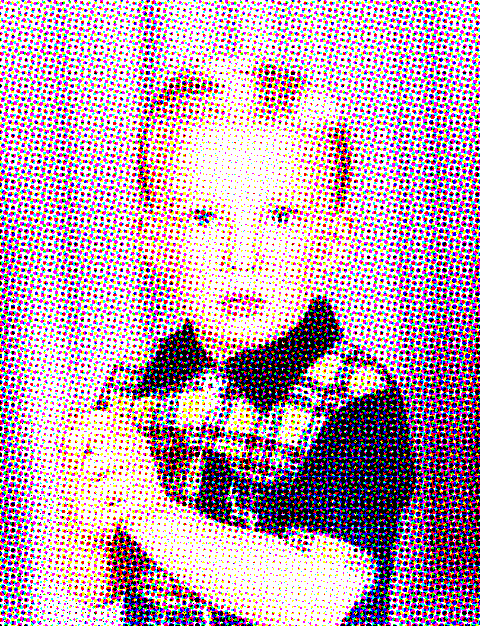
#> input picture DIP_HW3/inputs/P2/donald_childhood.png, 480 x 626 px, found by its file name
$ jupyter execute --allow-errors part_c.ipynb
#> lines starting #> are read from the running program, lines starting #| are printed output that depends on the picture
[cell 1]
import numpy as np
import matplotlib.pyplot as plt
import cv2

[cell 2]
path = 'F://Uni/992/Digital Image Processing/Homeworks/DIP_HW3/'
childhood = cv2.imread(path + 'inputs/P2/donald_childhood.png')
#> childhood is the input picture: shape (626, 480, 3); mean B, G, R 172.7, 158, 187.2

[cell 3]
def convolve2d(image, kernel):

    # Flip the kernel
    kernel = np.flipud(np.fliplr(kernel))
    # convolution output
    output = np.zeros_like(image)

    # Add zero padding to the input image
    image_padded = np.zeros((image.shape[0] + 4, image.shape[1] + 4, 3))
    image_padded[2:-2, 2:-2] = image
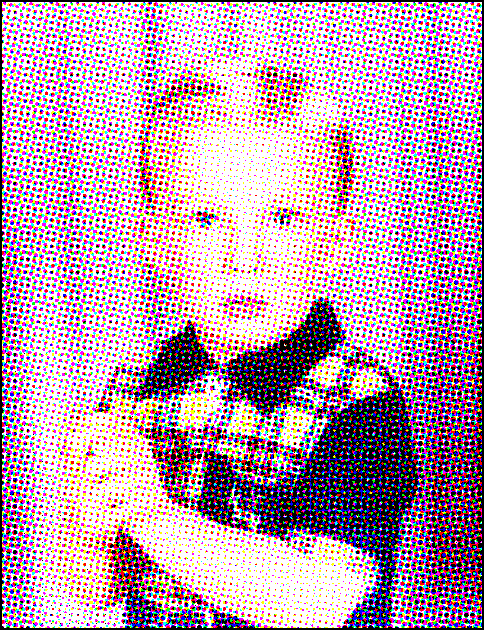
#> image_padded: shape (630, 484, 3) float64; mean B, G, R 170.2, 155.7, 184.4

    # Loop over every pixel of the image
    for d in range(3):
        for x in range(image.shape[1]):
            for y in range(image.shape[0]):
                # element-wise multiplication of the kernel and the image
                output[y, x, d] = (kernel * image_padded[y: y+5, x: x+5, d]).sum()
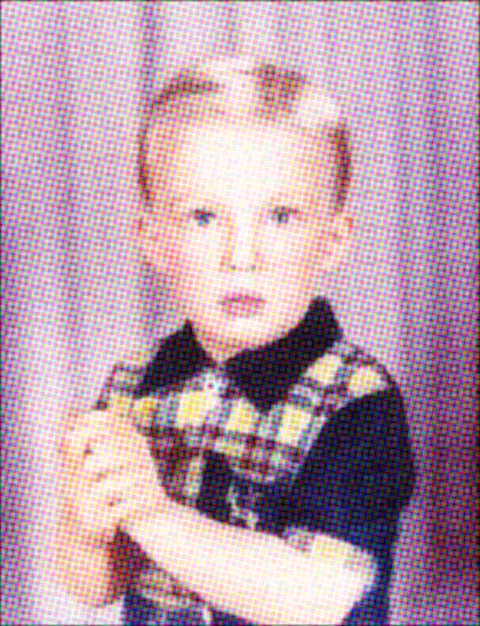
#> output: shape (626, 480, 3); mean B, G, R 171.5, 156.7, 185.8

    return output

[cell 4]
kernel = np.ones((5,5),np.float32)/25
dst = convolve2d(childhood,kernel)
plt.figure(figsize=(8,8))
plt.imshow(cv2.cvtColor(dst, cv2.COLOR_BGR2RGB))
plt.xticks([])
plt.yticks([])
plt.savefig(path + 'outputs/P2/childhood_spatial.jpg')
plt.show()

$ run again, with DIP_HW1/inputs/P2/05.jpg saved as DIP_HW3/inputs/P2/donald_childhood.png
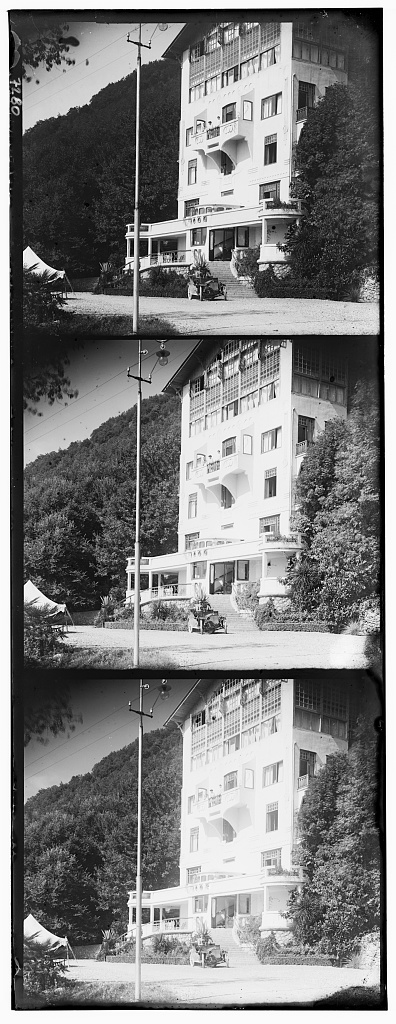
#> input picture DIP_HW1/inputs/P2/05.jpg, 396 x 1024 px, found by its file name
#> childhood is the input picture: shape (1024, 396, 3); min 0, max 255, mean 126.7
#> in convolve2d, `image_padded[2:-2, 2:-2] = image`:
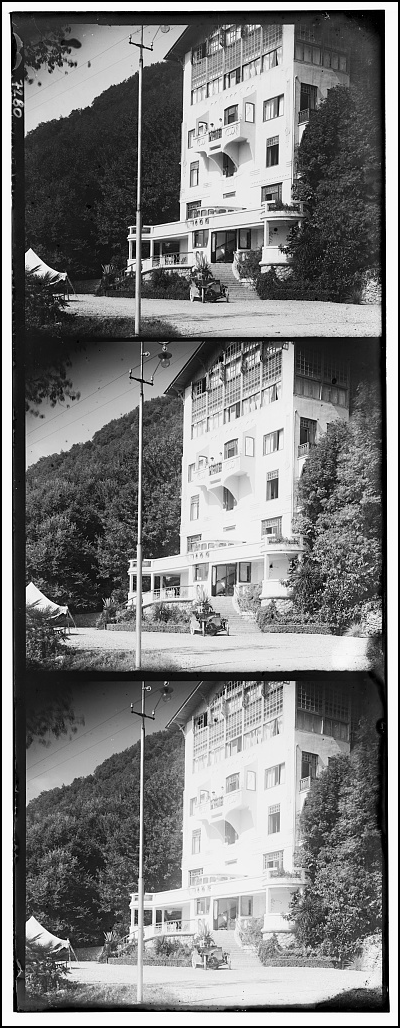
#> image_padded: shape (1028, 400, 3) float64; min 0, max 255, mean 124.9
#> after the loop in convolve2d, `for d in range(3):`:
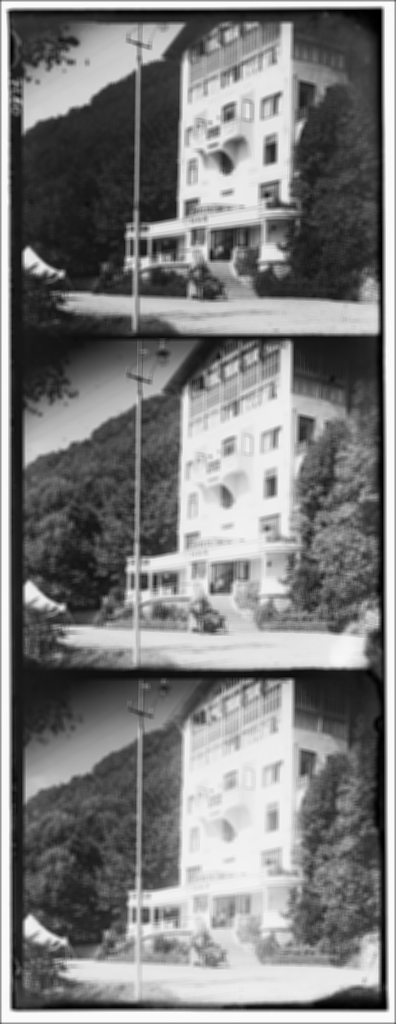
#> output: shape (1024, 396, 3); min 0, max 251, mean 125.1

$ run again, with DIP_HW1/inputs/P2/06.jpg saved as DIP_HW3/inputs/P2/donald_childhood.png
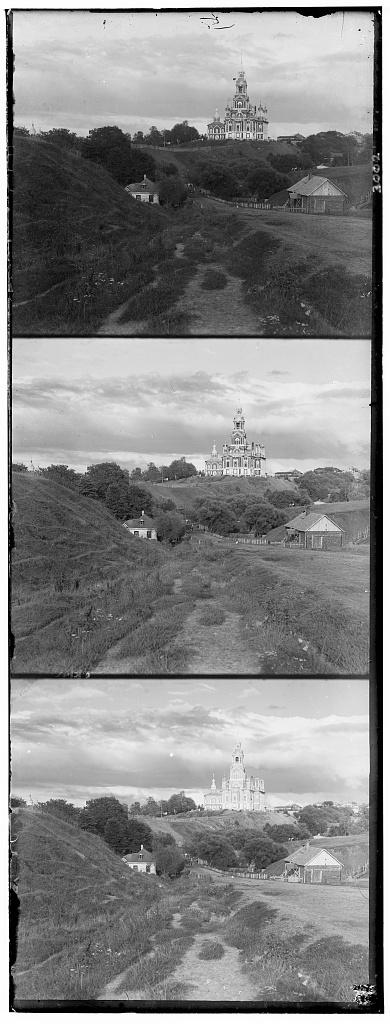
#> input picture DIP_HW1/inputs/P2/06.jpg, 390 x 1024 px, found by its file name
#> childhood is the input picture: shape (1024, 390, 3); min 0, max 255, mean 133.7
#> in convolve2d, `image_padded[2:-2, 2:-2] = image`:
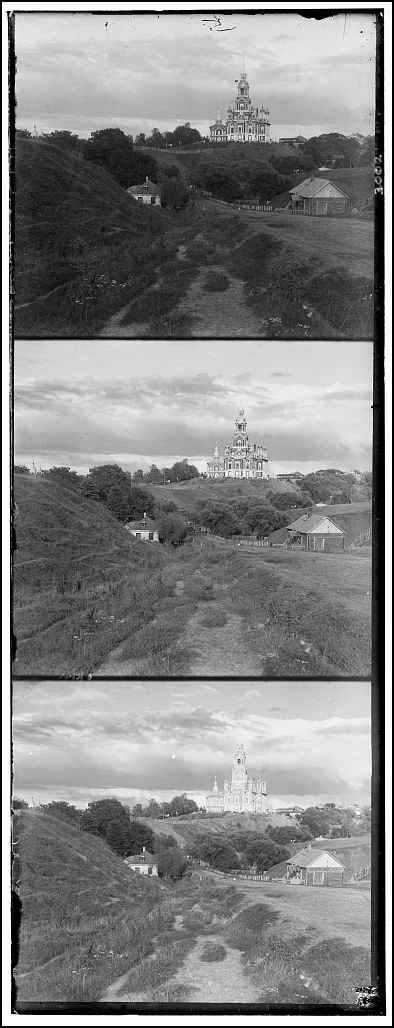
#> image_padded: shape (1028, 394, 3) float64; min 0, max 255, mean 131.8
#> after the loop in convolve2d, `for d in range(3):`:
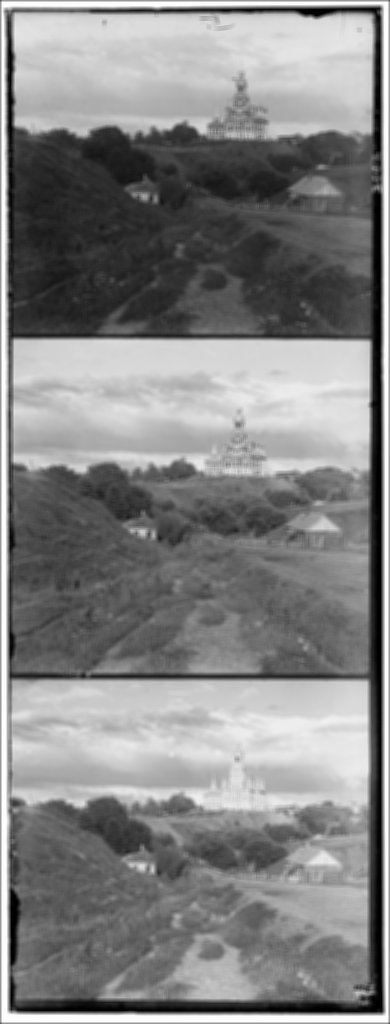
#> output: shape (1024, 390, 3); min 0, max 254, mean 132.1
